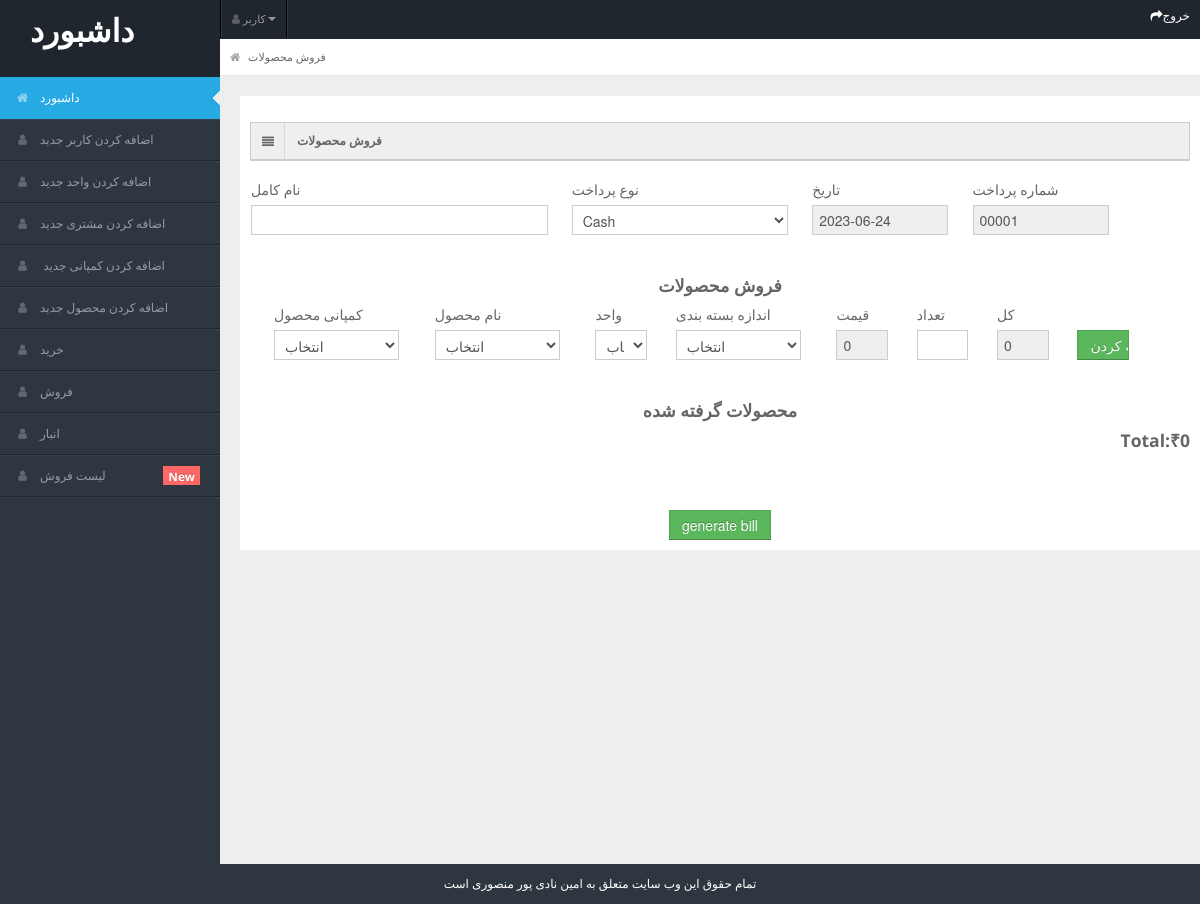
The app's page /admin/sales_master.php, older data.
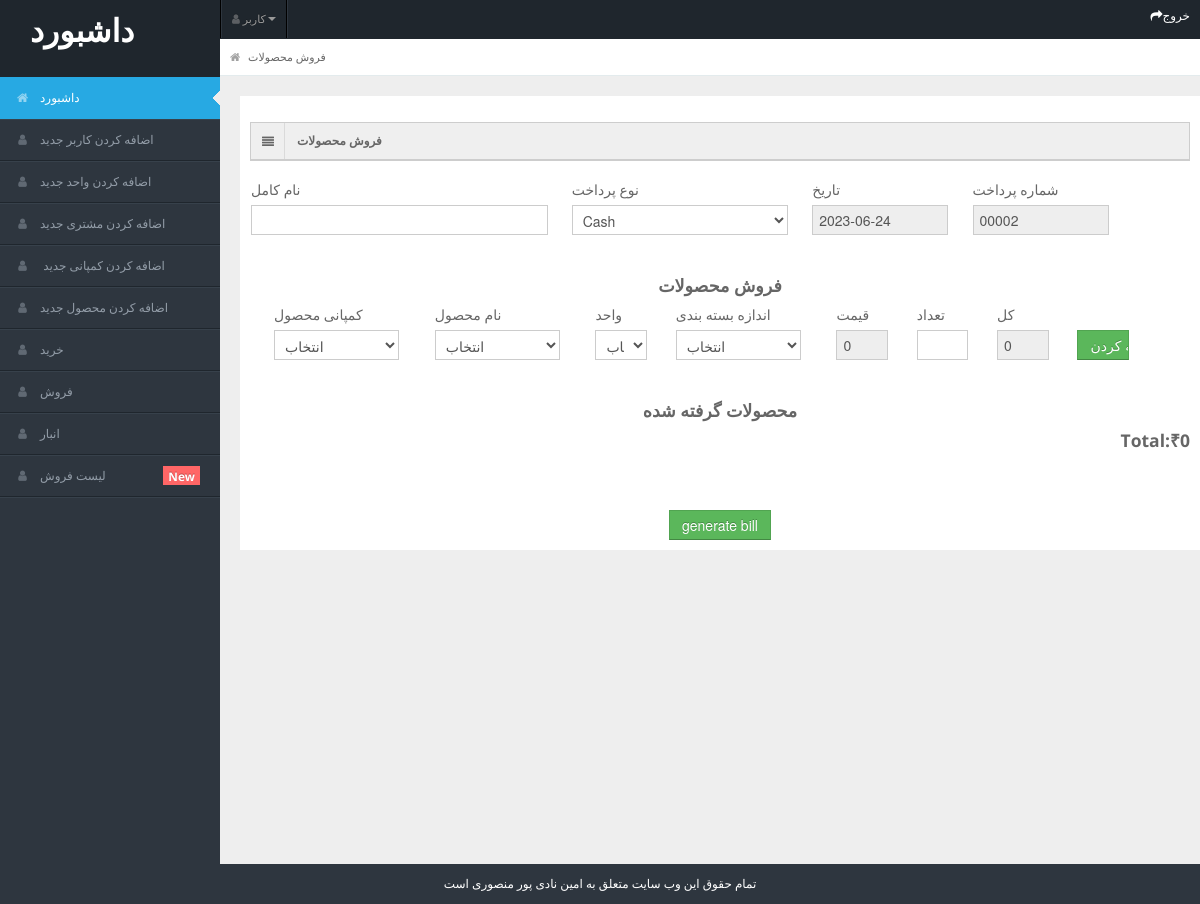
The same page, newer data.
### tables this page shows
CREATE TABLE `billing_header` (
  `id` int(5) NOT NULL,
  `full_name` varchar(100) NOT NULL,
  `bill_type` varchar(50) NOT NULL,
  `date` date NOT NULL,
  `bill_no` varchar(10) NOT NULL
);

### admin/sales_master.php (the view, shortened to what the changed rows need)
<?php
include "header.php";
include "../user/connection.php";
$bill_id=0;
$res=mysqli_query($link,"SELECT * FROM billing_header order by id desc limit 1");
while($row=mysqli_fetch_array($res)){
    $bill_id=$row["id"];
}
?>
    <link rel="stylesheet" href="https://cdnjs.cloudflare.com/ajax/libs/font-awesome/4.7.0/css/font-awesome.min.css">    <div id="content">
        <div class="container-fluid">
                <div class="row-fluid" style="background-color: white; min-height: 100px; padding:10px;">
                    <div class="span12">
                        <div class="widget-box">
                            <div class="widget-content nopadding">
                                <div class="span2">
                                    <br>
                                    <div>
                                        <label>شماره پرداخت</label>
                                        <input type="text" class="span12" name="bill_no"
                                               value="<?= generate_bill_no($bill_id);?>"
                                               readonly>
                                    </div>
                                </div>
                            </div>
                        </div>
                    </div>
                </div>
        </div>
    </div>
<?php
function generate_bill_no($id){
if($id==""){
    $id=0;
}else{
    $id1=$id;
}
$id1=$id1+1;
$length=strlen($id1);
if($length=="1"){
    $id1="0000".$id1;
}
return $id1;
}
    ?>
<?php
include "footer.php";
?>

Row changes from the older to the newer data that the page shows:
added billing_header: bill_no "00002"
Text that changed along with them:
form field bill_no: "00001" → (not shown)
